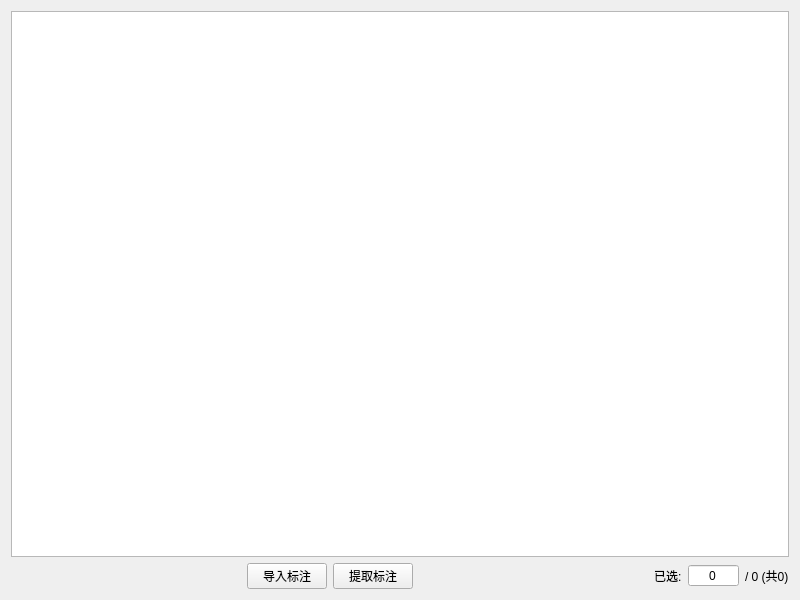
<?xml version="1.0" encoding="UTF-8"?>
<ui version="4.0">
 <class>AnnotationExtractorWidget</class>
 <widget class="QWidget" name="AnnotationExtractorWidget">
  <property name="windowModality">
   <enum>Qt::WindowModal</enum>
  </property>
  <property name="geometry">
   <rect>
    <x>0</x>
    <y>0</y>
    <width>800</width>
    <height>600</height>
   </rect>
  </property>
  <property name="windowTitle">
   <string>标注信息提取器</string>
  </property>
  <layout class="QVBoxLayout" name="verticalLayout">
   <item>
    <widget class="QTableWidget" name="tableWidget"/>
   </item>
   <item>
    <layout class="QHBoxLayout" name="horizontalLayout">
     <item>
      <spacer name="horizontalSpacer">
       <property name="orientation">
        <enum>Qt::Horizontal</enum>
       </property>
       <property name="sizeHint" stdset="0">
        <size>
         <width>40</width>
         <height>20</height>
        </size>
       </property>
      </spacer>
     </item>
     <item>
      <widget class="QPushButton" name="openPushButton">
       <property name="text">
        <string>导入标注</string>
       </property>
      </widget>
     </item>
     <item>
      <widget class="QPushButton" name="extractPushButton">
       <property name="text">
        <string>提取标注</string>
       </property>
      </widget>
     </item>
     <item>
      <spacer name="horizontalSpacer_2">
       <property name="orientation">
        <enum>Qt::Horizontal</enum>
       </property>
       <property name="sizeHint" stdset="0">
        <size>
         <width>40</width>
         <height>20</height>
        </size>
       </property>
      </spacer>
     </item>
     <item>
      <widget class="QLabel" name="label">
       <property name="text">
        <string>已选:</string>
       </property>
      </widget>
     </item>
     <item>
      <widget class="QSpinBox" name="numSelectedSpinBox">
       <property name="alignment">
        <set>Qt::AlignCenter</set>
       </property>
       <property name="readOnly">
        <bool>true</bool>
       </property>
       <property name="buttonSymbols">
        <enum>QAbstractSpinBox::NoButtons</enum>
       </property>
       <property name="maximum">
        <number>999999</number>
       </property>
      </widget>
     </item>
     <item>
      <widget class="QLabel" name="totalImageLabel">
       <property name="text">
        <string>/ 0 (共0)</string>
       </property>
      </widget>
     </item>
    </layout>
   </item>
  </layout>
 </widget>
 <resources/>
 <connections/>
</ui>
